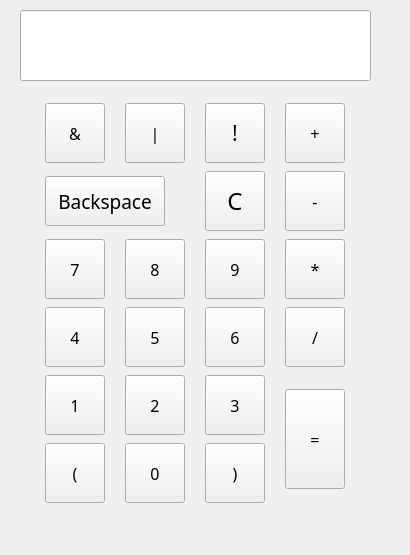
<?xml version="1.0" encoding="UTF-8"?>
<ui version="4.0">
 <class>Widget</class>
 <widget class="QWidget" name="Widget">
  <property name="geometry">
   <rect>
    <x>0</x>
    <y>0</y>
    <width>410</width>
    <height>555</height>
   </rect>
  </property>
  <property name="windowTitle">
   <string>Widget</string>
  </property>
  <widget class="QLineEdit" name="lineEdit">
   <property name="geometry">
    <rect>
     <x>20</x>
     <y>10</y>
     <width>351</width>
     <height>71</height>
    </rect>
   </property>
   <property name="font">
    <font>
     <family>Segoe Script</family>
     <pointsize>20</pointsize>
    </font>
   </property>
  </widget>
  <widget class="QWidget" name="layoutWidget">
   <property name="geometry">
    <rect>
     <x>20</x>
     <y>90</y>
     <width>351</width>
     <height>432</height>
    </rect>
   </property>
   <layout class="QGridLayout" name="gridLayout_2">
    <item row="2" column="1">
     <widget class="QPushButton" name="huo">
      <property name="minimumSize">
       <size>
        <width>60</width>
        <height>60</height>
       </size>
      </property>
      <property name="maximumSize">
       <size>
        <width>60</width>
        <height>60</height>
       </size>
      </property>
      <property name="font">
       <font>
        <family>微软雅黑</family>
        <pointsize>12</pointsize>
       </font>
      </property>
      <property name="text">
       <string>|</string>
      </property>
     </widget>
    </item>
    <item row="3" column="4">
     <widget class="QPushButton" name="jian">
      <property name="minimumSize">
       <size>
        <width>60</width>
        <height>60</height>
       </size>
      </property>
      <property name="maximumSize">
       <size>
        <width>60</width>
        <height>60</height>
       </size>
      </property>
      <property name="font">
       <font>
        <family>微软雅黑</family>
        <pointsize>12</pointsize>
       </font>
      </property>
      <property name="text">
       <string>-</string>
      </property>
     </widget>
    </item>
    <item row="3" column="0" colspan="2">
     <widget class="QPushButton" name="pushButton">
      <property name="minimumSize">
       <size>
        <width>60</width>
        <height>50</height>
       </size>
      </property>
      <property name="maximumSize">
       <size>
        <width>120</width>
        <height>50</height>
       </size>
      </property>
      <property name="font">
       <font>
        <family>Eras Light ITC</family>
        <pointsize>14</pointsize>
       </font>
      </property>
      <property name="text">
       <string>Backspace</string>
      </property>
     </widget>
    </item>
    <item row="4" column="4">
     <widget class="QPushButton" name="cheng">
      <property name="minimumSize">
       <size>
        <width>60</width>
        <height>60</height>
       </size>
      </property>
      <property name="maximumSize">
       <size>
        <width>60</width>
        <height>60</height>
       </size>
      </property>
      <property name="font">
       <font>
        <family>微软雅黑</family>
        <pointsize>12</pointsize>
       </font>
      </property>
      <property name="text">
       <string>*</string>
      </property>
     </widget>
    </item>
    <item row="7" column="0">
     <widget class="QPushButton" name="leftbut">
      <property name="minimumSize">
       <size>
        <width>60</width>
        <height>60</height>
       </size>
      </property>
      <property name="maximumSize">
       <size>
        <width>60</width>
        <height>60</height>
       </size>
      </property>
      <property name="font">
       <font>
        <family>微软雅黑</family>
        <pointsize>12</pointsize>
       </font>
      </property>
      <property name="text">
       <string>(</string>
      </property>
     </widget>
    </item>
    <item row="2" column="0">
     <widget class="QPushButton" name="yu">
      <property name="minimumSize">
       <size>
        <width>60</width>
        <height>60</height>
       </size>
      </property>
      <property name="maximumSize">
       <size>
        <width>60</width>
        <height>60</height>
       </size>
      </property>
      <property name="font">
       <font>
        <family>微软雅黑</family>
        <pointsize>12</pointsize>
       </font>
      </property>
      <property name="text">
       <string>&amp;&amp;</string>
      </property>
     </widget>
    </item>
    <item row="6" column="2">
     <widget class="QPushButton" name="num3">
      <property name="minimumSize">
       <size>
        <width>60</width>
        <height>60</height>
       </size>
      </property>
      <property name="maximumSize">
       <size>
        <width>60</width>
        <height>60</height>
       </size>
      </property>
      <property name="font">
       <font>
        <family>微软雅黑</family>
        <pointsize>12</pointsize>
       </font>
      </property>
      <property name="text">
       <string>3</string>
      </property>
     </widget>
    </item>
    <item row="6" column="1">
     <widget class="QPushButton" name="num2">
      <property name="minimumSize">
       <size>
        <width>60</width>
        <height>60</height>
       </size>
      </property>
      <property name="maximumSize">
       <size>
        <width>60</width>
        <height>60</height>
       </size>
      </property>
      <property name="font">
       <font>
        <family>微软雅黑</family>
        <pointsize>12</pointsize>
       </font>
      </property>
      <property name="text">
       <string>2</string>
      </property>
     </widget>
    </item>
    <item row="4" column="0">
     <widget class="QPushButton" name="num7">
      <property name="minimumSize">
       <size>
        <width>60</width>
        <height>60</height>
       </size>
      </property>
      <property name="maximumSize">
       <size>
        <width>60</width>
        <height>60</height>
       </size>
      </property>
      <property name="font">
       <font>
        <family>微软雅黑</family>
        <pointsize>12</pointsize>
       </font>
      </property>
      <property name="text">
       <string>7</string>
      </property>
     </widget>
    </item>
    <item row="6" column="0">
     <widget class="QPushButton" name="num1">
      <property name="minimumSize">
       <size>
        <width>60</width>
        <height>60</height>
       </size>
      </property>
      <property name="maximumSize">
       <size>
        <width>60</width>
        <height>60</height>
       </size>
      </property>
      <property name="font">
       <font>
        <family>微软雅黑</family>
        <pointsize>12</pointsize>
       </font>
      </property>
      <property name="text">
       <string>1</string>
      </property>
     </widget>
    </item>
    <item row="5" column="1">
     <widget class="QPushButton" name="num5">
      <property name="minimumSize">
       <size>
        <width>60</width>
        <height>60</height>
       </size>
      </property>
      <property name="maximumSize">
       <size>
        <width>60</width>
        <height>60</height>
       </size>
      </property>
      <property name="font">
       <font>
        <family>微软雅黑</family>
        <pointsize>12</pointsize>
       </font>
      </property>
      <property name="text">
       <string>5</string>
      </property>
     </widget>
    </item>
    <item row="7" column="1">
     <widget class="QPushButton" name="num0">
      <property name="minimumSize">
       <size>
        <width>60</width>
        <height>60</height>
       </size>
      </property>
      <property name="maximumSize">
       <size>
        <width>60</width>
        <height>60</height>
       </size>
      </property>
      <property name="font">
       <font>
        <family>微软雅黑</family>
        <pointsize>12</pointsize>
       </font>
      </property>
      <property name="text">
       <string>0</string>
      </property>
     </widget>
    </item>
    <item row="4" column="2">
     <widget class="QPushButton" name="num9">
      <property name="minimumSize">
       <size>
        <width>60</width>
        <height>60</height>
       </size>
      </property>
      <property name="maximumSize">
       <size>
        <width>60</width>
        <height>60</height>
       </size>
      </property>
      <property name="font">
       <font>
        <family>微软雅黑</family>
        <pointsize>12</pointsize>
       </font>
      </property>
      <property name="text">
       <string>9</string>
      </property>
     </widget>
    </item>
    <item row="4" column="1">
     <widget class="QPushButton" name="num8">
      <property name="minimumSize">
       <size>
        <width>60</width>
        <height>60</height>
       </size>
      </property>
      <property name="maximumSize">
       <size>
        <width>60</width>
        <height>60</height>
       </size>
      </property>
      <property name="font">
       <font>
        <family>微软雅黑</family>
        <pointsize>12</pointsize>
       </font>
      </property>
      <property name="text">
       <string>8</string>
      </property>
     </widget>
    </item>
    <item row="5" column="0">
     <widget class="QPushButton" name="num4">
      <property name="minimumSize">
       <size>
        <width>60</width>
        <height>60</height>
       </size>
      </property>
      <property name="maximumSize">
       <size>
        <width>60</width>
        <height>60</height>
       </size>
      </property>
      <property name="font">
       <font>
        <family>微软雅黑</family>
        <pointsize>12</pointsize>
       </font>
      </property>
      <property name="text">
       <string>4</string>
      </property>
     </widget>
    </item>
    <item row="5" column="2">
     <widget class="QPushButton" name="num6">
      <property name="minimumSize">
       <size>
        <width>60</width>
        <height>60</height>
       </size>
      </property>
      <property name="maximumSize">
       <size>
        <width>60</width>
        <height>60</height>
       </size>
      </property>
      <property name="font">
       <font>
        <family>微软雅黑</family>
        <pointsize>12</pointsize>
       </font>
      </property>
      <property name="text">
       <string>6</string>
      </property>
     </widget>
    </item>
    <item row="7" column="2">
     <widget class="QPushButton" name="rightbut">
      <property name="minimumSize">
       <size>
        <width>60</width>
        <height>60</height>
       </size>
      </property>
      <property name="maximumSize">
       <size>
        <width>60</width>
        <height>60</height>
       </size>
      </property>
      <property name="font">
       <font>
        <family>微软雅黑</family>
        <pointsize>12</pointsize>
       </font>
      </property>
      <property name="text">
       <string>)</string>
      </property>
     </widget>
    </item>
    <item row="2" column="4">
     <widget class="QPushButton" name="jia">
      <property name="minimumSize">
       <size>
        <width>60</width>
        <height>60</height>
       </size>
      </property>
      <property name="maximumSize">
       <size>
        <width>60</width>
        <height>60</height>
       </size>
      </property>
      <property name="font">
       <font>
        <family>微软雅黑</family>
        <pointsize>12</pointsize>
       </font>
      </property>
      <property name="text">
       <string>+</string>
      </property>
     </widget>
    </item>
    <item row="6" column="4" rowspan="2">
     <widget class="QPushButton" name="dengyu">
      <property name="minimumSize">
       <size>
        <width>60</width>
        <height>100</height>
       </size>
      </property>
      <property name="maximumSize">
       <size>
        <width>60</width>
        <height>100</height>
       </size>
      </property>
      <property name="font">
       <font>
        <family>微软雅黑</family>
        <pointsize>12</pointsize>
       </font>
      </property>
      <property name="text">
       <string>=</string>
      </property>
     </widget>
    </item>
    <item row="5" column="4">
     <widget class="QPushButton" name="chu">
      <property name="minimumSize">
       <size>
        <width>60</width>
        <height>60</height>
       </size>
      </property>
      <property name="maximumSize">
       <size>
        <width>60</width>
        <height>60</height>
       </size>
      </property>
      <property name="font">
       <font>
        <family>微软雅黑</family>
        <pointsize>12</pointsize>
       </font>
      </property>
      <property name="text">
       <string>/</string>
      </property>
     </widget>
    </item>
    <item row="3" column="2">
     <widget class="QPushButton" name="clear">
      <property name="minimumSize">
       <size>
        <width>60</width>
        <height>60</height>
       </size>
      </property>
      <property name="maximumSize">
       <size>
        <width>60</width>
        <height>100</height>
       </size>
      </property>
      <property name="font">
       <font>
        <family>Stencil</family>
        <pointsize>18</pointsize>
       </font>
      </property>
      <property name="text">
       <string>C</string>
      </property>
     </widget>
    </item>
    <item row="2" column="2">
     <widget class="QPushButton" name="num8_2">
      <property name="minimumSize">
       <size>
        <width>60</width>
        <height>60</height>
       </size>
      </property>
      <property name="maximumSize">
       <size>
        <width>60</width>
        <height>60</height>
       </size>
      </property>
      <property name="font">
       <font>
        <family>微软雅黑</family>
        <pointsize>16</pointsize>
       </font>
      </property>
      <property name="text">
       <string>!</string>
      </property>
     </widget>
    </item>
   </layout>
  </widget>
 </widget>
 <layoutdefault spacing="6" margin="11"/>
 <resources/>
 <connections/>
</ui>
